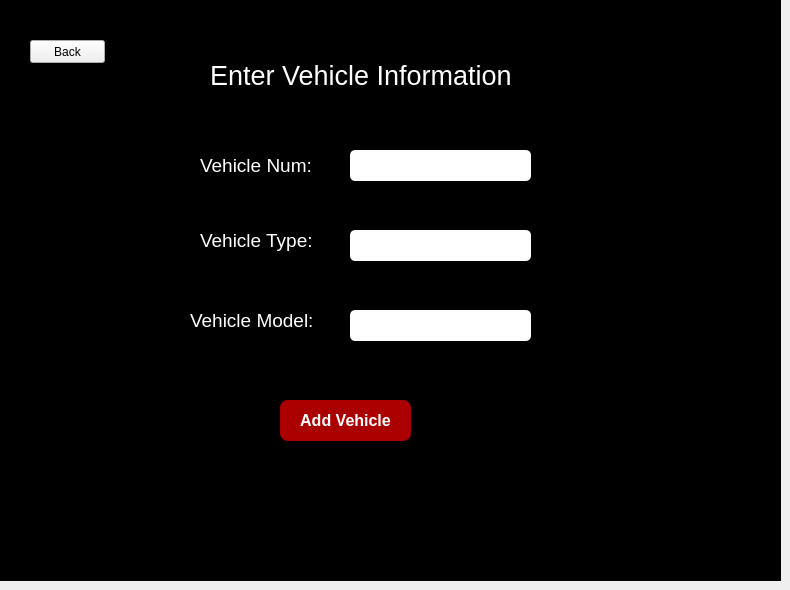
    <widget class="QWidget" name="Addownvehicle">
     <widget class="QLabel" name="label_31">
      <property name="geometry">
       <rect>
        <x>0</x>
        <y>0</y>
        <width>781</width>
        <height>581</height>
       </rect>
      </property>
      <property name="styleSheet">
       <string notr="true">background-color: rgb(0, 0, 0);

</string>
      </property>
      <property name="text">
       <string/>
      </property>
     </widget>
     <widget class="QTextEdit" name="vehtypeown_2">
      <property name="geometry">
       <rect>
        <x>350</x>
        <y>230</y>
        <width>181</width>
        <height>31</height>
       </rect>
      </property>
      <property name="styleSheet">
       <string notr="true">background-color: rgb(255, 255, 255);
border-radius: 5px;
border-color: black;
</string>
      </property>
      <property name="html">
       <string>&lt;!DOCTYPE HTML PUBLIC &quot;-//W3C//DTD HTML 4.0//EN&quot; &quot;http://www.w3.org/TR/REC-html40/strict.dtd&quot;&gt;
&lt;html&gt;&lt;head&gt;&lt;meta name=&quot;qrichtext&quot; content=&quot;1&quot; /&gt;&lt;style type=&quot;text/css&quot;&gt;
p, li { white-space: pre-wrap; }
&lt;/style&gt;&lt;/head&gt;&lt;body style=&quot; font-family:'MS Shell Dlg 2'; font-size:8.25pt; font-weight:400; font-style:normal;&quot;&gt;
&lt;p style=&quot;-qt-paragraph-type:empty; margin-top:0px; margin-bottom:0px; margin-left:0px; margin-right:0px; -qt-block-indent:0; text-indent:0px; font-family:'Segoe UI'; font-size:9pt;&quot;&gt;&lt;br /&gt;&lt;/p&gt;&lt;/body&gt;&lt;/html&gt;</string>
      </property>
      <property name="placeholderText">
       <string/>
      </property>
     </widget>
     <widget class="QTextEdit" name="vehmodelown_2">
      <property name="geometry">
       <rect>
        <x>350</x>
        <y>310</y>
        <width>181</width>
        <height>31</height>
       </rect>
      </property>
      <property name="styleSheet">
       <string notr="true">background-color: rgb(255, 255, 255);
border-radius: 5px;
border-color: black;
</string>
      </property>
      <property name="html">
       <string>&lt;!DOCTYPE HTML PUBLIC &quot;-//W3C//DTD HTML 4.0//EN&quot; &quot;http://www.w3.org/TR/REC-html40/strict.dtd&quot;&gt;
&lt;html&gt;&lt;head&gt;&lt;meta name=&quot;qrichtext&quot; content=&quot;1&quot; /&gt;&lt;style type=&quot;text/css&quot;&gt;
p, li { white-space: pre-wrap; }
&lt;/style&gt;&lt;/head&gt;&lt;body style=&quot; font-family:'MS Shell Dlg 2'; font-size:8.25pt; font-weight:400; font-style:normal;&quot;&gt;
&lt;p style=&quot;-qt-paragraph-type:empty; margin-top:0px; margin-bottom:0px; margin-left:0px; margin-right:0px; -qt-block-indent:0; text-indent:0px; font-family:'Segoe UI'; font-size:9pt;&quot;&gt;&lt;br /&gt;&lt;/p&gt;&lt;/body&gt;&lt;/html&gt;</string>
      </property>
      <property name="placeholderText">
       <string/>
      </property>
     </widget>
     <widget class="QLabel" name="label_32">
      <property name="geometry">
       <rect>
        <x>200</x>
        <y>220</y>
        <width>111</width>
        <height>41</height>
       </rect>
      </property>
      <property name="font">
       <font>
        <pointsize>14</pointsize>
       </font>
      </property>
      <property name="styleSheet">
       <string notr="true">color: rgb(255, 255, 255);</string>
      </property>
      <property name="text">
       <string>Vehicle Type:</string>
      </property>
     </widget>
     <widget class="QLabel" name="label_33">
      <property name="geometry">
       <rect>
        <x>200</x>
        <y>150</y>
        <width>111</width>
        <height>31</height>
       </rect>
      </property>
      <property name="font">
       <font>
        <pointsize>14</pointsize>
       </font>
      </property>
      <property name="styleSheet">
       <string notr="true">color: rgb(255, 255, 255);</string>
      </property>
      <property name="text">
       <string>Vehicle Num:</string>
      </property>
     </widget>
     <widget class="QLabel" name="label_34">
      <property name="geometry">
       <rect>
        <x>190</x>
        <y>310</y>
        <width>181</width>
        <height>20</height>
       </rect>
      </property>
      <property name="font">
       <font>
        <pointsize>14</pointsize>
       </font>
      </property>
      <property name="styleSheet">
       <string notr="true">color: rgb(255, 255, 255);</string>
      </property>
      <property name="text">
       <string>Vehicle Model:</string>
      </property>
     </widget>
     <widget class="QPushButton" name="addvehiownbtn">
      <property name="geometry">
       <rect>
        <x>280</x>
        <y>400</y>
        <width>131</width>
        <height>41</height>
       </rect>
      </property>
      <property name="font">
       <font>
        <pointsize>12</pointsize>
        <weight>75</weight>
        <bold>true</bold>
       </font>
      </property>
      <property name="styleSheet">
       <string notr="true">color: rgb(255, 255, 255);
background-color: rgb(170, 0, 0);
border-radius: 8px;
border-color: black;

</string>
      </property>
      <property name="text">
       <string>Add Vehicle</string>
      </property>
     </widget>
     <widget class="QLabel" name="label_35">
      <property name="geometry">
       <rect>
        <x>210</x>
        <y>60</y>
        <width>341</width>
        <height>31</height>
       </rect>
      </property>
      <property name="font">
       <font>
        <family>MS Shell Dlg 2</family>
        <pointsize>20</pointsize>
       </font>
      </property>
      <property name="styleSheet">
       <string notr="true">
color: rgb(255, 255, 255);
</string>
      </property>
      <property name="text">
       <string>Enter Vehicle Information</string>
      </property>
     </widget>
     <widget class="QTextEdit" name="vehnumown_2">
      <property name="geometry">
       <rect>
        <x>350</x>
        <y>150</y>
        <width>181</width>
        <height>31</height>
       </rect>
      </property>
      <property name="styleSheet">
       <string notr="true">background-color: rgb(255, 255, 255);
border-radius: 5px;
border-color: black;
</string>
      </property>
      <property name="html">
       <string>&lt;!DOCTYPE HTML PUBLIC &quot;-//W3C//DTD HTML 4.0//EN&quot; &quot;http://www.w3.org/TR/REC-html40/strict.dtd&quot;&gt;
&lt;html&gt;&lt;head&gt;&lt;meta name=&quot;qrichtext&quot; content=&quot;1&quot; /&gt;&lt;style type=&quot;text/css&quot;&gt;
p, li { white-space: pre-wrap; }
&lt;/style&gt;&lt;/head&gt;&lt;body style=&quot; font-family:'MS Shell Dlg 2'; font-size:8.25pt; font-weight:400; font-style:normal;&quot;&gt;
&lt;p style=&quot;-qt-paragraph-type:empty; margin-top:0px; margin-bottom:0px; margin-left:0px; margin-right:0px; -qt-block-indent:0; text-indent:0px; font-family:'Segoe UI'; font-size:9pt;&quot;&gt;&lt;br /&gt;&lt;/p&gt;&lt;/body&gt;&lt;/html&gt;</string>
      </property>
      <property name="placeholderText">
       <string/>
      </property>
     </widget>
     <widget class="QPushButton" name="pushButton_2">
      <property name="geometry">
       <rect>
        <x>30</x>
        <y>40</y>
        <width>75</width>
        <height>23</height>
       </rect>
      </property>
      <property name="text">
       <string>Back</string>
      </property>
     </widget>
    </widget>
